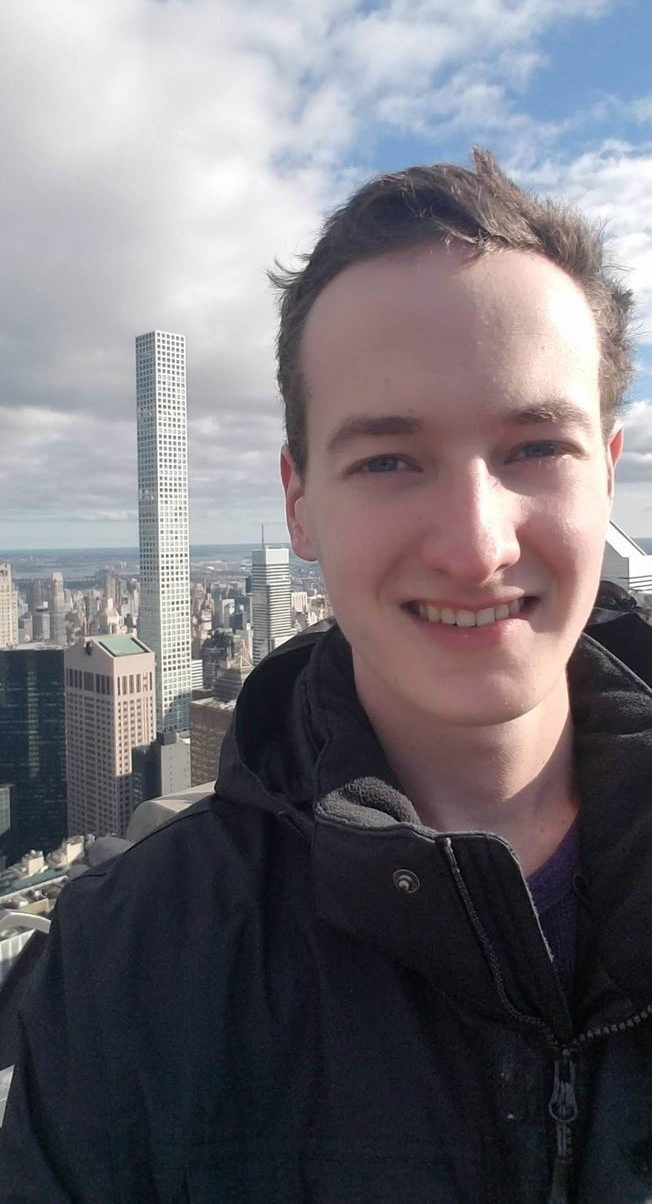
#> input picture HW2/justin.jpg, 652 x 1204 px
$ python main.py
#> lines starting #> are read from the running program, lines starting #| are printed output that depends on the picture
"""
Face merging using OpenCV
"""

import numpy as np
import cv2
from matplotlib import pyplot as plt

# Main function
if __name__ == "__main__":

    # Read in the pictures
    justin_img = cv2.imread("justin.jpg") # Me
#> justin_img is the input picture: shape (1204, 652, 3); mean B, G, R 119.1, 113.2, 116.6
    andrea_img = cv2.imread("andrea.jpg") # My girlfriend, Andrea
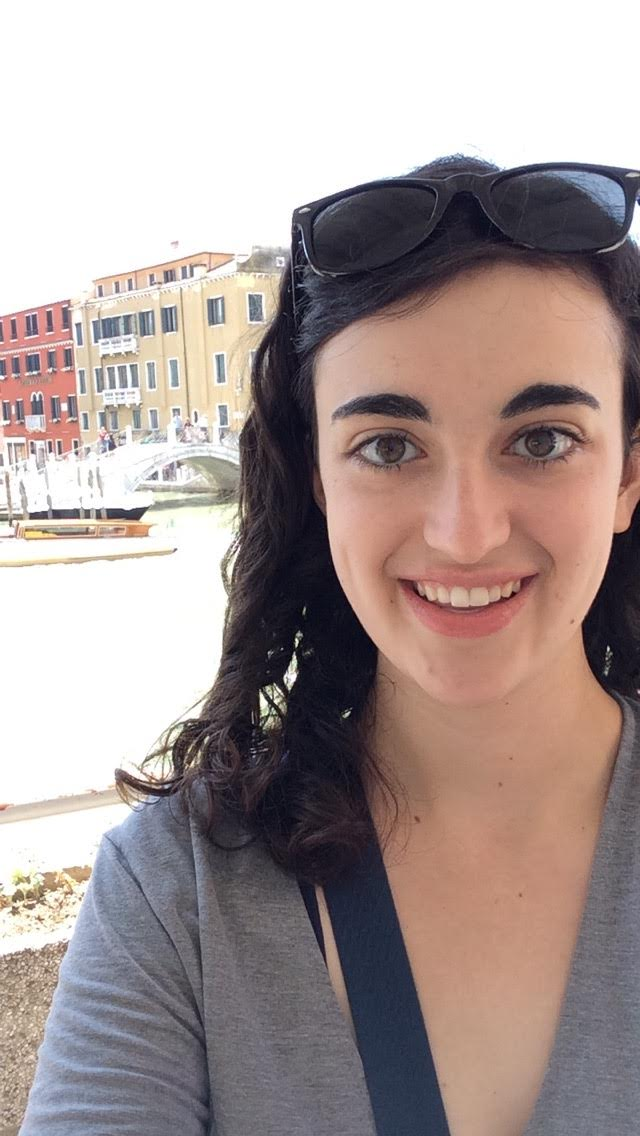
#> input picture HW2/andrea.jpg, 640 x 1136 px
#> andrea_img is the input picture: shape (1136, 640, 3); mean B, G, R 151.7, 154, 168.3

    # Resize the images to be the same size
    img_size = (640, 1132)
    justin_img = cv2.resize(justin_img, img_size)
#> justin_img: shape (1132, 640, 3)
    andrea_img = cv2.resize(andrea_img, img_size)
#> andrea_img: shape (1132, 640, 3)

    # Make the images grayscale
    justin_img = cv2.cvtColor(justin_img, cv2.COLOR_BGR2GRAY)
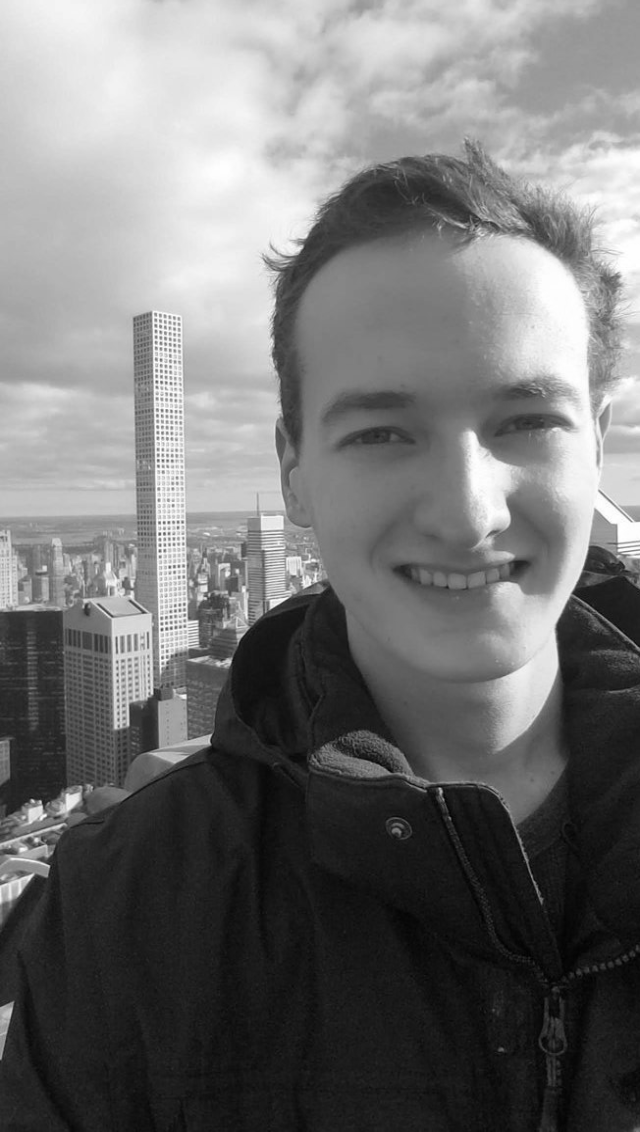
#> justin_img: shape (1132, 640); min 1, max 255, mean 114.8
    andrea_img = cv2.cvtColor(andrea_img, cv2.COLOR_BGR2GRAY)
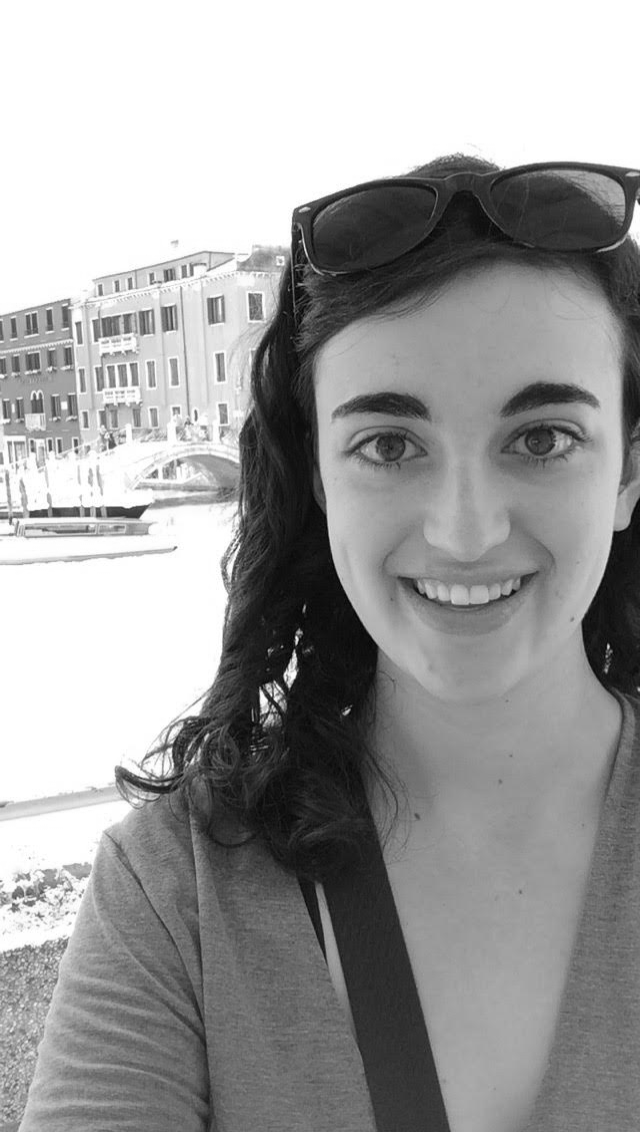
#> andrea_img: shape (1132, 640); min 1, max 255, mean 157.9

    # Show the raw images
    cv2.imshow('Justin', justin_img)
    cv2.imshow('Andrea', andrea_img)
    cv2.waitKey(1)

    gauss_kernel = (11, 11)#(55, 55)
    justin_low_pass = cv2.GaussianBlur(justin_img, gauss_kernel, cv2.BORDER_DEFAULT)
    justin_high_pass = justin_img - justin_low_pass
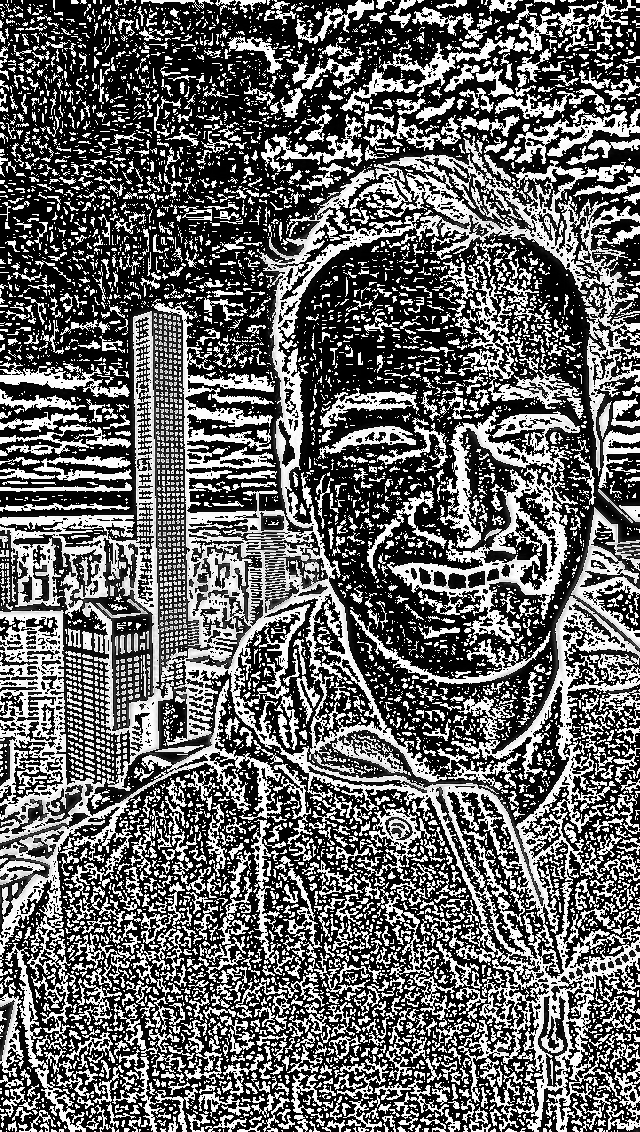
#> justin_high_pass: shape (1132, 640); min 0, max 255, mean 101.2
    andrea_low_pass = cv2.GaussianBlur(andrea_img, gauss_kernel, cv2.BORDER_DEFAULT)
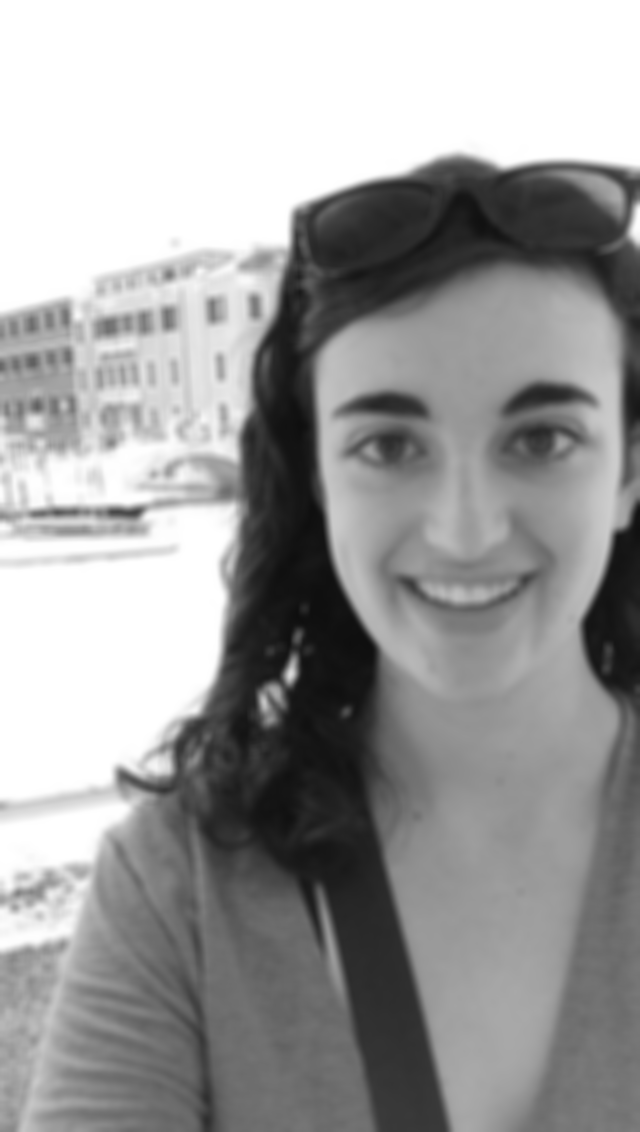
#> andrea_low_pass: shape (1132, 640); min 14, max 255, mean 157.9
    andrea_high_pass = andrea_img - andrea_low_pass
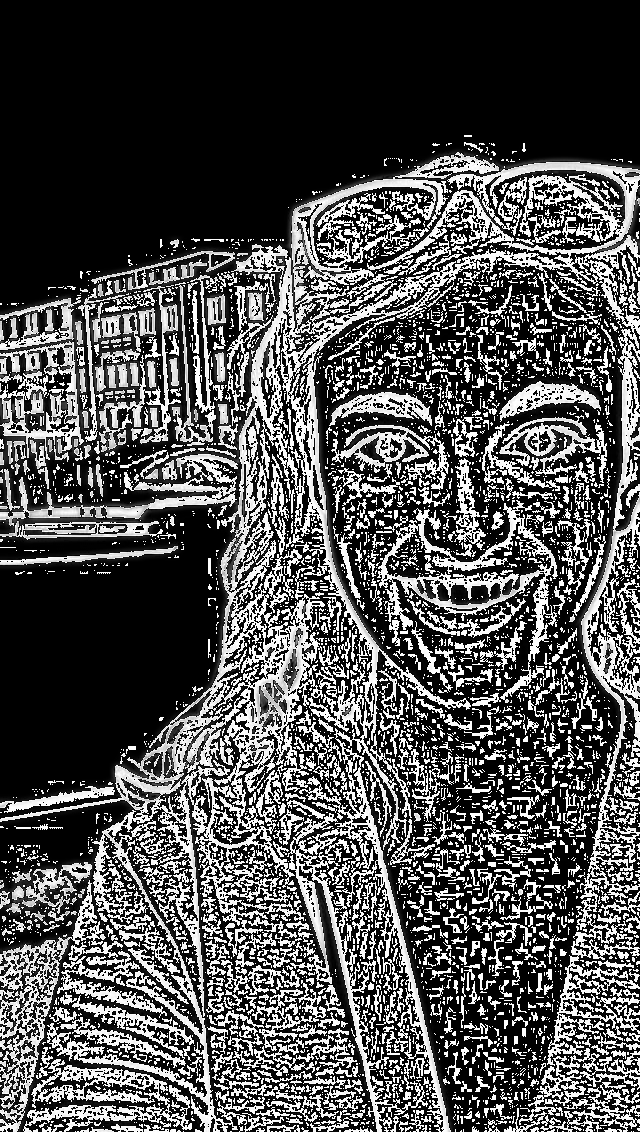
#> andrea_high_pass: shape (1132, 640); min 0, max 255, mean 79.6

    combined_img = (justin_low_pass + andrea_high_pass)
    combined_img = (combined_img - combined_img.min())/(combined_img.max() - combined_img.min()) * 255
    combined_img = np.uint8(combined_img)
    #plt.imshow(combined_img, cmap=plt.get_cmap('gray'))
    #plt.show()

    cv2.imshow('Far away', cv2.resize(combined_img, (320, 580)))
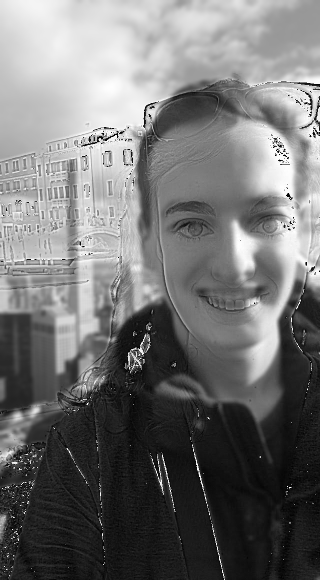
#> window 'Far away': shape (580, 320); min 0, max 255, mean 114.6
    cv2.imshow('Up close', combined_img)

    # Delay 1ms to show the image, and press Q to exit while screen has focus
    while True:
        if cv2.waitKey(1) & 0xFF == ord('q'):
#> (key q is pressed here)
            break

    cv2.destroyAllWindows()
